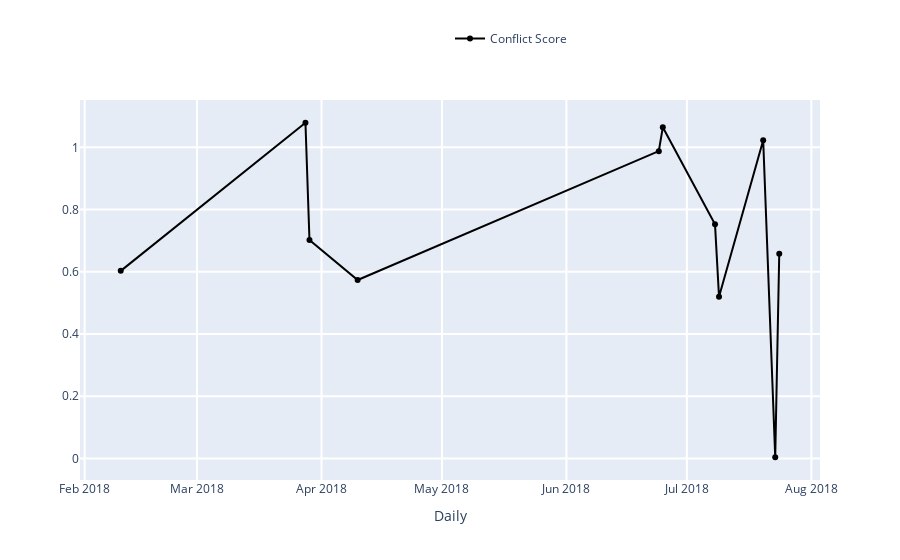

Notebook cell for this chart:
### Markdown cell above
### <span style="color:green"> TRY YOURSELF! THIS IS WHAT WILL HAPPEN WHEN YOU SELECT AN EDITOR </span>

### Code cell
### ----------------------------------------------------------------------------------- ###
### TRY YOURSELF! THIS IS WHAT WILL HAPPEN WHEN YOU SELECT AN EDITOR                    ###
### ----------------------------------------------------------------------------------- ###

## This is the page you used ##
print('The page that is being used:', the_page['title'])

## Use the variable from the last notebook: conflicts_by_editors (pd.DataFrame)        ##
## Display the dataframe using interactive grid, you could learn more through the doc: ##
## https://qgrid.readthedocs.io/en/latest/                                             ##
qgrid.set_grid_option('maxVisibleRows', 5)
qgrid_init = qgrid.show_grid(conflicts_by_editors)
display(qgrid_init)

## Get the editor info with Wikipedia API (get_editor() method), more details you could check: ##
## https://github.com/gesiscss/wikiwho_demo/blob/master/external/api.py                        ##
## https://github.com/gesiscss/wikiwho_demo/blob/master/external/wikipedia.py                  ##
wikipedia_dv = WikipediaDV(WikipediaAPI(domain='en.wikipedia.org'))

# This is an example editor index. You could change it manully by typing in a new index from
# the above grid, e.g. 737021
editor_input_id = 28921814

# store the editor_input_id for the usage in next notebook
%store editor_input_id

# Get the editor's information in the form of pd.DataFrame
editor_info = wikipedia_dv.get_editor(int(editor_input_id))

# store editor_info for the usage in next notebook
%store editor_info

## Display the basic information of the selected editor ##
editor_url = f'{wikipedia_dv.api.base}action=query&list=users&ususerids={editor_input_id}&usprop=blockinfo|editcount|registration|gender&format=json'
print("Editor's data can be found in:")
print(editor_url)
display(md("### Current Selection:"))
display(editor_info.to_frame('values'))

## Interactive evolution of conflict score of this editor, using ConflictCalculatorListener, more details see ##
## https://github.com/gesiscss/wikiwho_demo/blob/master/visualization/calculator_listener.py                  ##
display(md(f"#### Evolution of the Conflict Score of *{editor_info['name']}*"))

# Dataframe containing the info for interactive
editor_df = conflict_calculator.elegible_actions[conflict_calculator.elegible_actions['editor'] == str(editor_input_id)].copy()
           
# Create a ConflictCalculatorListener instance.
conflicts_cal_listener = ConflictCalculatorListener(editor_df)

# Set parameters
begin_date = date(2005, 3, 1)
end_date = date(2019, 6, 1)
frequency = 'Daily' # 'Monthly', 'Daily'

# The metrics we need:
# ['Conflict Score', 'Absolute Conflict Score', 'Conflict Ratio', 'Number of Conflicts',
#  'Total Elegible Actions', 'Total Conflict Time', 'Total Elegible Time', 
# 'Time per Conflict Action', 'Time per Elegible Action', ('None')]
# Note: only 'red_line' has 'None' option.
black_line = 'Conflict Score'
red_line = 'None'
           
print('Time range from', begin_date.strftime("%Y-%m-%d"), 'to', end_date.strftime("%Y-%m-%d"))
print('Total Page conflict score:', conflict_calculator.get_page_conflict_score())
           
conflicts_cal_listener.listen(
    _range = (begin_date, end_date),
    granularity = frequency,
    black = black_line,
    red = red_line
)

### Figure 1 — Plotly figure (JSON) as saved in the notebook; plotly's stock layout.template omitted (floating-point values rounded to 4 significant figures)
{"data": [{"marker": {"color": "rgba(0, 0, 0, 1)"}, "name": "Conflict Score", "type": "scatter", "x": ["2018-02-10T00:00:00+00:00", "2018-03-28T00:00:00+00:00", "2018-03-29T00:00:00+00:00", "2018-04-10T00:00:00+00:00", "2018-06-24T00:00:00+00:00", "2018-06-25T00:00:00+00:00", "2018-07-08T00:00:00+00:00", "2018-07-09T00:00:00+00:00", "2018-07-20T00:00:00+00:00", "2018-07-23T00:00:00+00:00", "2018-07-24T00:00:00+00:00"], "y": [0.6029, 1.079, 0.7021, 0.5734, 0.9876, 1.064, 0.7524, 0.5198, 1.023, 0.003725, 0.6579]}], "layout": {"barmode": "group", "hovermode": "closest", "legend": {"x": 0.5, "y": 1.2}, "showlegend": true, "xaxis": {"gridwidth": 2, "ticklen": 5, "title": {"text": "Daily"}, "zeroline": true}, "yaxis": {"gridwidth": 2, "ticklen": 5}}}
